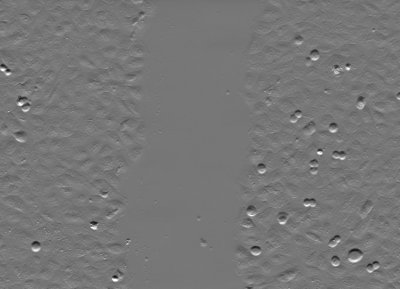
#> input picture opencv/bnsreenu/image_processing_APEER/Images/scratch_assay/1.jpg, 400 x 289 px, found by its file name
$ python 74b_gaborTrack.py   (older library calls are emulated)
#> lines starting #> are read from the running program, lines starting #| are printed output that depends on the picture
"""
 74_what is gabor filter.py
 -----------------------------------------------------

https://www.youtube.com/watch?v=yn1NUwaxhZg&list=PLHae9ggVvqPgyRQQOtENr6hK0m1UquGaG&index=76
https://github.com/bnsreenu/python_for_image_processing_APEER/blob/master/tutorial74_what%20is%20gabor%20filter.py
image:
https://github.com/bnsreenu/python_for_image_processing_APEER/blob/master/images/synthetic.jpg


Gabor filters are generally  used in texture analysis,
edge detection, feature extraction, etc.
Gabor filters are special classes of bandpass filters,


ksize Size of the filter returned.
sigma Standard deviation of the gaussian envelope.
theta Orientation of the normal to the parallel stripes of a
Gabor function.
lambda Wavelength of the sinusoidal factor.
gamma Spatial aspect ratio.
psi Phase offset.
ktype Type of filter coefficients. It can be CV_32F or CV_64F.
indicates the type and range of values that each pixel in the Gabor kernel can hold.
Basically float32 or float64

Gabor1 : theta= 0.0 : sigma= 1 : lamda= 0.0 : gamma= 0.05

Gabor253 : theta= 5.497787143782138 : sigma= 7 : lamda= 1.5707963267948966 : gamma= 0.05
"""

import numpy as np
import cv2
from matplotlib import pyplot as plt

import getpass
from pathlib import Path
import sys
import os


IMAGE_NAME = '1.jpg'# 'synthetic.jpg' # 'BSE.tif'   'Osteosarcoma_01_transl.tif'  '2.jpg'
USER = getpass.getuser()

if (os.name == "posix"):  #this is a linux  system
    BASE_FOLDER = "/home/"+USER +'/Pictures/'
    print(BASE_FOLDER)
else: #this is a windows  system
    BASE_FOLDER = 'C:/Users/' + USER + '/Pictures/Saved Pictures/'
IMAGE = BASE_FOLDER + IMAGE_NAME

# Check if the file exists
if not(Path(IMAGE).exists()):
    msg = "Error: file " + IMAGE +" does not exist"
    sys.exit(msg)


#Display Group of images in one window
def stackImages(scale,imgArray):
    rows = len(imgArray)
    cols = len(imgArray[0])
    rowsAvailable = isinstance(imgArray[0], list)
    width = imgArray[0][0].shape[1]
    height = imgArray[0][0].shape[0]
    if rowsAvailable:
        for x in range ( 0, rows):
            for y in range(0, cols):
                if imgArray[x][y].shape[:2] == imgArray[0][0].shape [:2]:
                    imgArray[x][y] = cv2.resize(imgArray[x][y], (0, 0), None, scale, scale)
                else:
                    imgArray[x][y] = cv2.resize(imgArray[x][y], (imgArray[0][0].shape[1], imgArray[0][0].shape[0]), None, scale, scale)
                if len(imgArray[x][y].shape) == 2: imgArray[x][y]= cv2.cvtColor( imgArray[x][y], cv2.COLOR_GRAY2BGR)
        imageBlank = np.zeros((height, width, 3), np.uint8)
        hor = [imageBlank]*rows
        hor_con = [imageBlank]*rows
        for x in range(0, rows):
            hor[x] = np.hstack(imgArray[x])
        ver = np.vstack(hor)
    else:
        for x in range(0, rows):
            if imgArray[x].shape[:2] == imgArray[0].shape[:2]:
                imgArray[x] = cv2.resize(imgArray[x], (0, 0), None, scale, scale)
            else:
                imgArray[x] = cv2.resize(imgArray[x], (imgArray[0].shape[1], imgArray[0].shape[0]), None,scale, scale)
            if len(imgArray[x].shape) == 2: imgArray[x] = cv2.cvtColor(imgArray[x], cv2.COLOR_GRAY2BGR)
        hor= np.hstack(imgArray)
        ver = hor
    return ver


img = cv2.imread(IMAGE)#Gray image
#> img is the input picture: shape (289, 400, 3); min 14, max 255, mean 118.6
#plt.imshow(img)

ksize = 5  #Use size that makes sense to the image and fetaure
#          size. Large may not be good.
#On the synthetic image it is clear how ksize affects imgae (try 5 and 50)
sigma = 5 #Large sigma on small features will fully miss the features.
theta = 1*np.pi/2  #/4 shows horizontal 3/4 shows other horizontal. Try other contributions
lamda = 1*np.pi/4  #1/4 works best for angled.
gamma=0.5  #Value of 1 defines spherical. Calue close to 0 has
#            high aspect ratio
#Value of 1, spherical may not be ideal as it picks up features from other regions.
phi = 1.0  #Phase offset. I leave it to 0. (For hidden pic use 0.8)

def empty(a):
    pass

wname = 'image'
cv2.namedWindow(wname)

# create trackbars
cv2.createTrackbar('scale',wname,0,10,empty)
cv2.createTrackbar('ksize',wname,4,6,empty)
cv2.createTrackbar('theta',wname,0,7,empty)
cv2.createTrackbar('sigma',wname,1,7,empty)
# create switch for ON/OFF functionality
switch = '0 : OFF \n1 : ON'
cv2.createTrackbar(switch, wname,0,1,empty)


while True:

    scale = 0.4 + cv2.getTrackbarPos("scale", wname) / 25
    ksize=  cv2.getTrackbarPos("ksize", wname)
    n_theta=  cv2.getTrackbarPos("theta", wname)
    sigma =  cv2.getTrackbarPos("sigma", wname)
    theta = n_theta*np.pi/16  #/4 shows horizontal 3/4 shows other horizontal. Try other contributions

    kernel = cv2.getGaborKernel((ksize, ksize), sigma, theta, lamda, gamma, phi, ktype=cv2.CV_32F)
    img_g = cv2.cvtColor(img, cv2.COLOR_BGR2GRAY)

    #Apply the filter
    fimg = cv2.filter2D(img, cv2.CV_8UC3, kernel)
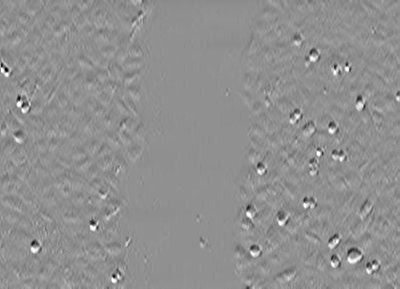
#> fimg: shape (289, 400, 3); min 0, max 255, mean 143.9

    kernel_resized = cv2.resize(kernel, (400, 400))

    ##  Display
    imgStack = stackImages( scale,  ([img,kernel ],[fimg,kernel_resized ])    )
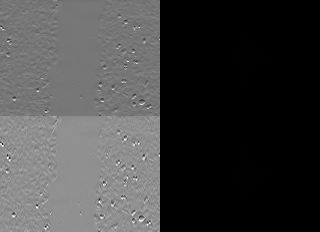
#> imgStack: shape (232, 320, 3) float32; min -0.543, max 255, mean 65.6; drawn with min black and max white

    cv2.imshow("kernel", imgStack)
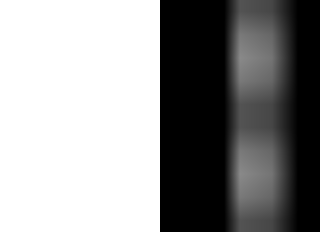
#> window 'kernel': shape (232, 320, 3); min 0, max 255, mean 144
    cv2.imshow("Result", fimg)
    key = cv2.waitKey(1) & 0xFF
#> (key q is pressed here)
    if key == ord('q'):
        break

cv2.destroyAllWindows()

fig = plt.figure(figsize=(16, 16))
plt.subplots_adjust ( hspace=0.6)

ax1 = fig.add_subplot(4,3,1)
ax1.imshow(img, cmap='gray')
ax1.title.set_text('Input Image')

ax2 = fig.add_subplot(4,3,2)
ax2.imshow(kernel)#, cmap='gray')
ax2.title.set_text('kernel')


ax3 = fig.add_subplot(4,3,3)
ax3.hist(img.flat, bins=100, range=(0,255))
ax3.title.set_text('hist color range')

ax4 = fig.add_subplot(4,3,4)
ax4.imshow(img_g, cmap='gray')
ax4.title.set_text('Gray color')


ax5 = fig.add_subplot(4,3,5)
ax5.imshow(kernel_resized)#,cmap='gray')
ax5.title.set_text('kernel_resized')


ax6 = fig.add_subplot(4,3,6)
ax6.imshow(fimg )#, cmap='gray')
ax6.title.set_text('result')
plt.show()
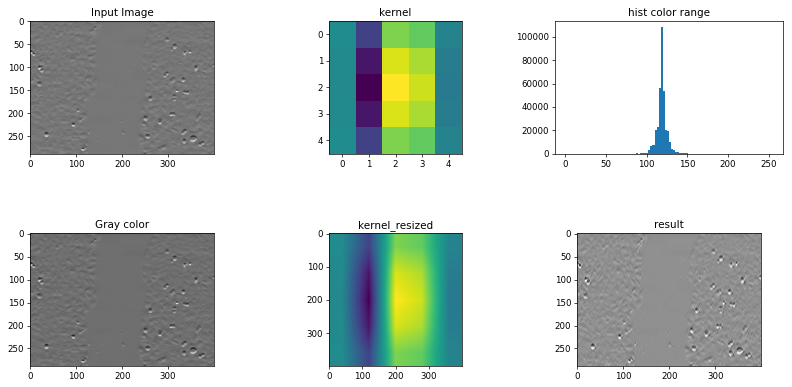
#> figure drawn by matplotlib, 6 panels; panel 3: tallest bar 108138 high, from x = 117.3 to 119.8

$ run again, with opencv/bnsreenu/image_processing_APEER/Images/scratch_assay/2.jpg copied over opencv/bnsreenu/image_processing_APEER/Images/scratch_assay/1.jpg
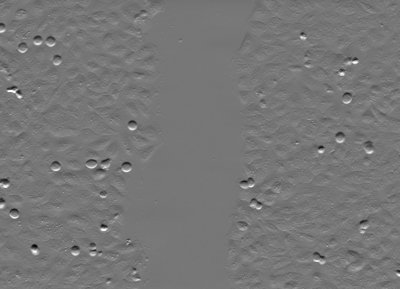
#> input picture opencv/bnsreenu/image_processing_APEER/Images/scratch_assay/2.jpg, 400 x 289 px, found by its file name
#> img is the input picture: shape (289, 400, 3); min 0, max 255, mean 118.6
#> `fimg = cv2.filter2D(img, cv2.CV_8UC3, kernel)`:
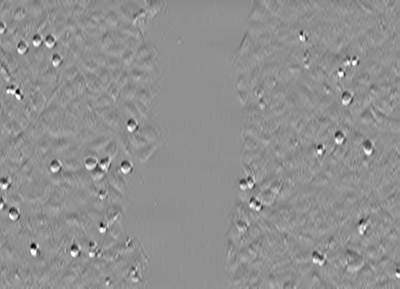
#> fimg: shape (289, 400, 3); min 0, max 255, mean 143.9
#> `imgStack = stackImages( scale,  ([img,kernel ],[fimg,kernel_resized ])..`:
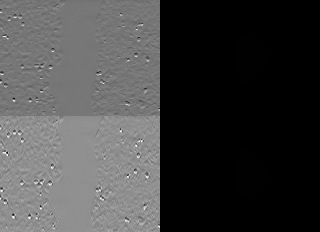
#> imgStack: shape (232, 320, 3) float32; min -0.543, max 255, mean 65.6; drawn with min black and max white

$ run again, with opencv/bnsreenu/image_processing_APEER/Images/scratch_assay/0.jpg copied over opencv/bnsreenu/image_processing_APEER/Images/scratch_assay/1.jpg
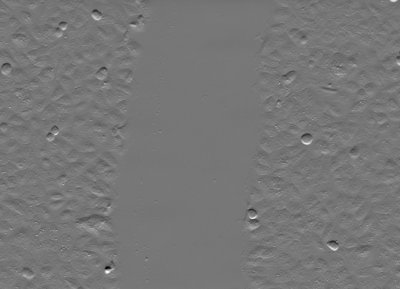
#> input picture opencv/bnsreenu/image_processing_APEER/Images/scratch_assay/0.jpg, 400 x 289 px, found by its file name
#> img is the input picture: shape (289, 400, 3); min 0, max 255, mean 118.6
#> `fimg = cv2.filter2D(img, cv2.CV_8UC3, kernel)`:
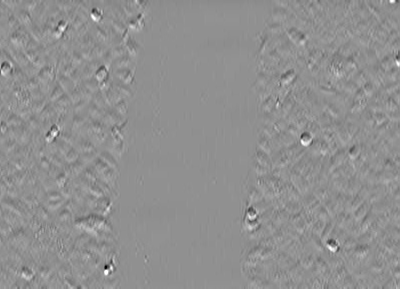
#> fimg: shape (289, 400, 3); min 0, max 255, mean 143.9
#> `imgStack = stackImages( scale,  ([img,kernel ],[fimg,kernel_resized ])..`:
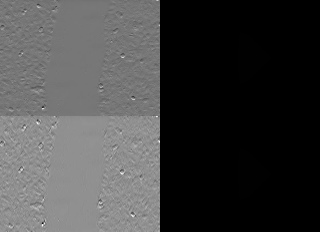
#> imgStack: shape (232, 320, 3) float32; min -0.543, max 255, mean 65.6; drawn with min black and max white

$ run again, with opencv/bnsreenu/image_processing_APEER/Images/scratch_assay/3.jpg copied over opencv/bnsreenu/image_processing_APEER/Images/scratch_assay/1.jpg
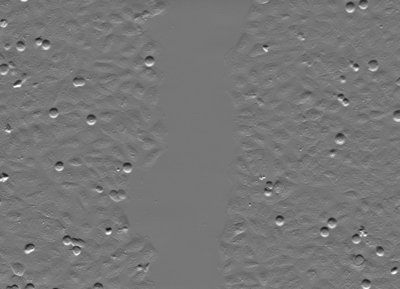
#> input picture opencv/bnsreenu/image_processing_APEER/Images/scratch_assay/3.jpg, 400 x 289 px, found by its file name
#> img is the input picture: shape (289, 400, 3); min 18, max 255, mean 118.6
#> `fimg = cv2.filter2D(img, cv2.CV_8UC3, kernel)`:
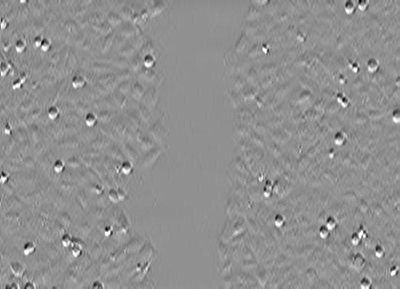
#> fimg: shape (289, 400, 3); min 0, max 255, mean 143.8
#> `imgStack = stackImages( scale,  ([img,kernel ],[fimg,kernel_resized ])..`:
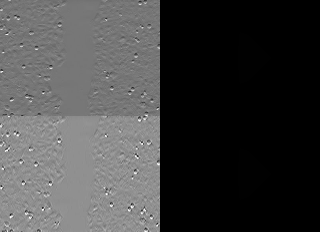
#> imgStack: shape (232, 320, 3) float32; min -0.543, max 255, mean 65.6; drawn with min black and max white
